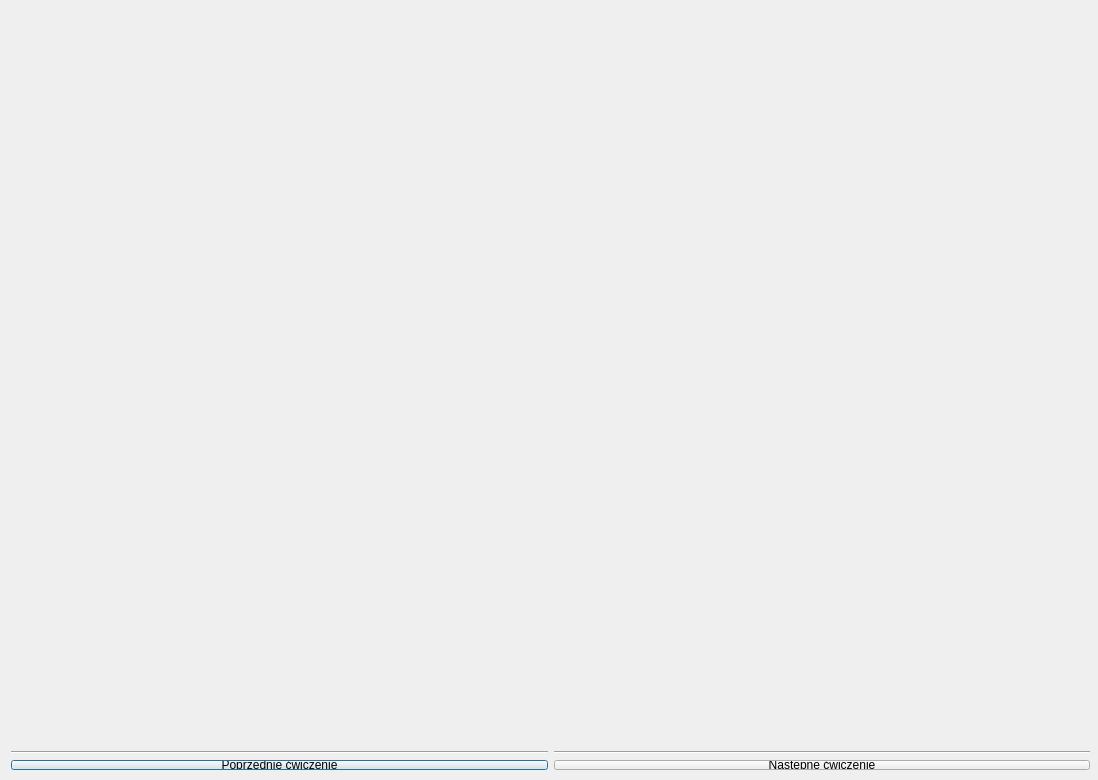
<?xml version="1.0" encoding="UTF-8"?>
<ui version="4.0">
 <class>LaboratoriumClass</class>
 <widget class="QDialog" name="LaboratoriumClass">
  <property name="geometry">
   <rect>
    <x>0</x>
    <y>0</y>
    <width>1098</width>
    <height>780</height>
   </rect>
  </property>
  <property name="minimumSize">
   <size>
    <width>1098</width>
    <height>780</height>
   </size>
  </property>
  <property name="maximumSize">
   <size>
    <width>1098</width>
    <height>780</height>
   </size>
  </property>
  <property name="windowTitle">
   <string>Laboratorium</string>
  </property>
  <widget class="QWidget" name="gridLayoutWidget_2">
   <property name="geometry">
    <rect>
     <x>0</x>
     <y>40</y>
     <width>1101</width>
     <height>701</height>
    </rect>
   </property>
   <layout class="QGridLayout" name="mainLayout"/>
  </widget>
  <widget class="QWidget" name="gridLayoutWidget">
   <property name="geometry">
    <rect>
     <x>280</x>
     <y>0</y>
     <width>531</width>
     <height>41</height>
    </rect>
   </property>
   <layout class="QGridLayout" name="gridLayout">
    <item row="0" column="0">
     <widget class="QLabel" name="exerciseLabel">
      <property name="text">
       <string/>
      </property>
     </widget>
    </item>
   </layout>
  </widget>
  <widget class="QWidget" name="gridLayoutWidget_3">
   <property name="geometry">
    <rect>
     <x>0</x>
     <y>740</y>
     <width>1101</width>
     <height>41</height>
    </rect>
   </property>
   <layout class="QGridLayout" name="gridLayout_2">
    <item row="1" column="0">
     <widget class="QPushButton" name="prevButton">
      <property name="text">
       <string>Poprzednie ćwiczenie</string>
      </property>
     </widget>
    </item>
    <item row="1" column="1">
     <widget class="QPushButton" name="nextButton">
      <property name="text">
       <string>Następne ćwiczenie</string>
      </property>
     </widget>
    </item>
    <item row="0" column="0">
     <widget class="Line" name="line">
      <property name="orientation">
       <enum>Qt::Horizontal</enum>
      </property>
     </widget>
    </item>
    <item row="0" column="1">
     <widget class="Line" name="line_2">
      <property name="orientation">
       <enum>Qt::Horizontal</enum>
      </property>
     </widget>
    </item>
   </layout>
  </widget>
 </widget>
 <layoutdefault spacing="6" margin="11"/>
 <resources>
  <include location="Laboratorium.qrc"/>
 </resources>
 <connections/>
</ui>
